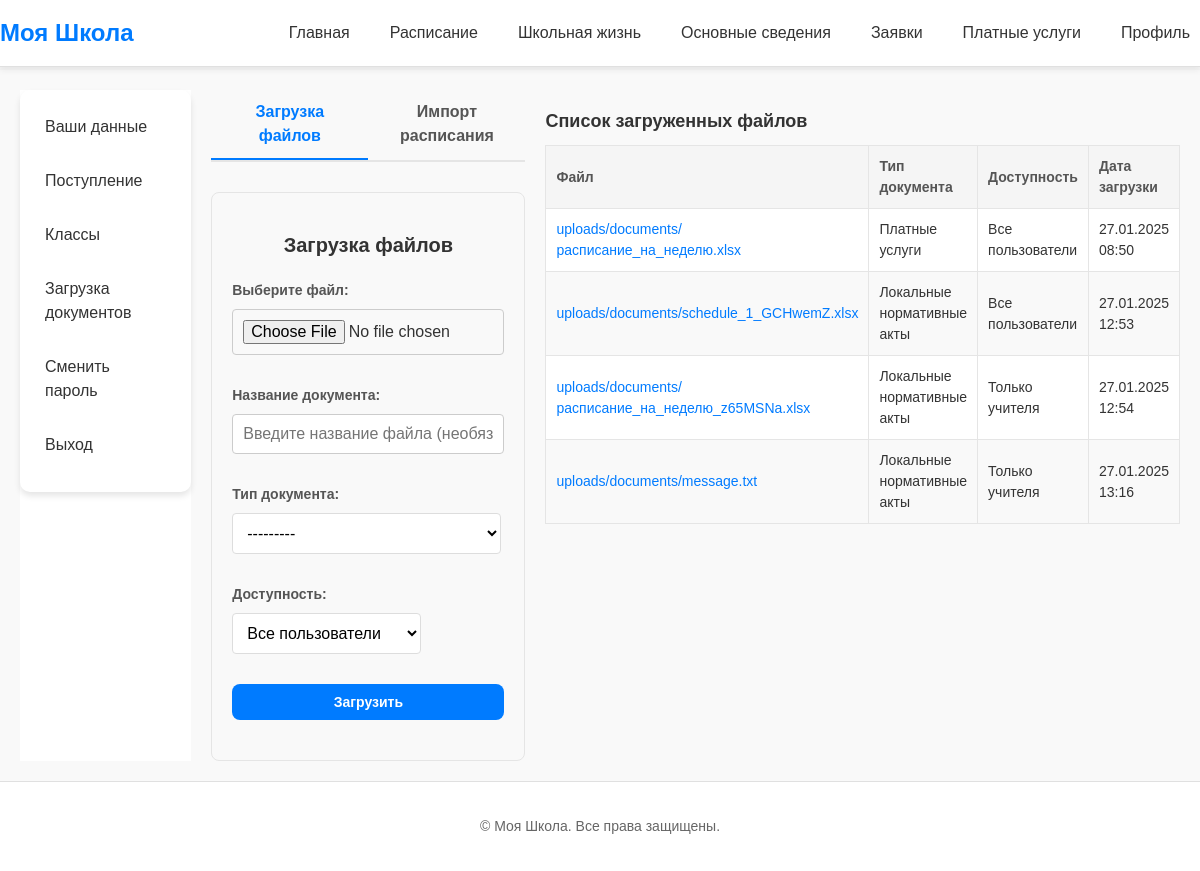
Screenshot of /profile/files/ (signed in) with the database file from the repository.
### school/models.py (models this page shows, shortened)
class UploadedFile(models.Model):
    CATEGORY_CHOICES = [
        ('local_regulations', 'Локальные нормативные акты'),
        ('paid_service', 'Платные услуги'),
    ]
    ACCESS_CHOICES = [
        ('all', 'Все пользователи'),
        ('students', 'Только студенты'),
        ('teachers', 'Только учителя'),
        ('management', 'Только руководство'),
    ]
    user = models.ForeignKey(User, on_delete=models.CASCADE, related_name="uploaded_files")
    name_file = models.CharField(max_length=50, verbose_name='Наименование', null=True)
    file = models.FileField(upload_to="uploads/documents/")
    file_type = models.CharField(max_length=50, choices=CATEGORY_CHOICES, verbose_name='Категория документа', null=True)
    access_level = models.CharField(max_length=15, choices=ACCESS_CHOICES, verbose_name='Доступ', default='all')
    uploaded_at = models.DateTimeField(auto_now_add=True)
    activities = models.ManyToManyField(
        'AdditionalActivity',
        blank=True,
        related_name="associated_files",
        verbose_name="Платные услуги"
    )
    apply_to_all_services = models.BooleanField(
        default=False,
        verbose_name="Применить ко всем платным услугам"
    )

### school/views.py (the view, shortened to what this page needs)
# urls.py: path('profile/files/', views.unified_view, name='director_file'),
@login_required
def unified_view(request):
    active_tab = request.POST.get('tab', 'upload-tab')
    role = access_role(request)[1]
    file_form = FileUploadForm()
    schedule_form = ExcelUploadForm()
    activities = AdditionalActivity.objects.all()
    files = UploadedFile.objects.all()
    return render(request, 'profile/upload_files.html', {
        'active_tab': active_tab,
        'file_form': file_form,
        'schedule_form': schedule_form,
        'activities': activities,
        'files': files,
        'role': role
    })

### school/forms.py (shortened to what this page needs)
class FileUploadForm(forms.ModelForm):
    activity = forms.ModelChoiceField(
        queryset=AdditionalActivity.objects.all(),
        required=False,
        label="Услуга (необязательно)"
    )
    name_file = forms.CharField(
        required=False,
        label="Название документа",
        widget=forms.TextInput(attrs={'class': 'form-control', 'placeholder': 'Введите название файла (необязательно)'})
    )
    class Meta:
        model = UploadedFile
        fields = ['file', 'name_file', 'file_type', 'access_level']
        widgets = {
            'file': forms.FileInput(attrs={'class': 'form-control'}),
            'file_type': forms.Select(attrs={'class': 'form-control'}),
            'access_level': forms.Select(attrs={'class': 'form-control'}),
        }

class ExcelUploadForm(forms.Form):
    excel_file = forms.FileField(required=True)

### school/views.py (called while the page is built)
def access_role(request):
    if request.user.groups.filter(name='Teachers').exists():
        profile = Teacher.objects.get(user=request.user)
        role = 'Teacher'
    elif request.user.groups.filter(name='Directors').exists():
        profile = Teacher.objects.get(user=request.user)
        role = 'Director'
    elif request.user.groups.filter(name='Managements').exists():
        profile = Teacher.objects.get(user=request.user)
        role = 'Management'
    elif request.user.groups.filter(name='Students').exists():
        profile = Student.objects.get(user=request.user)
        role = 'Student'
    else:
        profile = AdmissionRequest.objects.get(user=request.user)
        role = 'Guest'
    return profile, role

### templates/profile/upload_files.html (shortened to what this page needs)
{% extends 'index.html' %}
{% load static %}
{% block extra_css %}
    <link rel="stylesheet" href="{% static 'css/profile.css' %}">
{% endblock %}
{% block content %}
    <div class="profile-container">
        {% include 'profile/profile_menu.html' %}
        <div class="div">
            <div class="file-upload-tabs">
                <ul class="tabs">
                    <li class="tab-link active" data-tab="upload-tab">Загрузка файлов</li>
                    <li class="tab-link" data-tab="schedule-tab">Импорт расписания</li>
                </ul>
                <div id="upload-tab" class="tab-content active">
                    <div class="file-upload-container">
                        <h2 class="upload-title">Загрузка файлов</h2>
                        <form method="post" enctype="multipart/form-data" class="upload-form">
                            <div class="form-group">
                                <label for="id_file" class="form-label">Выберите файл:</label>
                                {{ file_form.file }}
                            </div>
                            <div class="form-group">
                                <label for="id_name_file" class="form-label">Название документа:</label>
                                {{ file_form.name_file }}
                            </div>
                            <div class="form-group">
                                <label for="id_file_type" class="form-label">Тип документа:</label>
                                {{ file_form.file_type }}
                            </div>
                            <div class="form-group">
                                <label for="id_access_level" class="form-label">Доступность:</label>
                                {{ file_form.access_level }}
                            </div>
                            <button type="submit" class="upload-btn">Загрузить</button>
                        </form>
                    </div>
                </div>
            </div>
        </div>
        <div class="uploaded-files-container">
            <h3 class="files-title">Список загруженных файлов</h3>
            <table class="files-table">
                <thead>
                <tr>
                    <th>Файл</th>
                    <th>Тип документа</th>
                    <th>Доступность</th>
                    <th>Дата загрузки</th>
                </tr>
                </thead>
                <tbody>
                {% for file in files %}
                    <tr>
                        <td>
                            <a href="{% url 'download_file' file.id %}" class="file-link" target="_blank">
                                {{ file.file.name }}
                            </a>
                        </td>
                        <td>{{ file.get_file_type_display }}</td>
                        <td>{{ file.get_access_level_display }}</td>
                        <td>{{ file.uploaded_at|date:"d.m.Y H:i" }}</td>
                    </tr>
                {% empty %}
                    <tr>
                        <td colspan="4" class="no-files">Файлы ещё не загружены.</td>
                    </tr>
                {% endfor %}
                </tbody>
            </table>
        </div>
    </div>
{% endblock %}

### static/css/styles.css (style rules this page uses)
body { display: flex; flex-direction: column; min-height: 100vh; margin: 0; font-family: 'Arial', sans-serif; font-size: 16px; line-height: 1.5; color: #333; background-color: #f4f4f4; }
h2 { font-size: 1.2rem; margin-bottom: 5px; text-align: center; color: #555; }
body { padding-top: 70px; }

### static/css/profile.css (style rules this page uses)
.profile-container { display: flex; gap: 20px; padding: 20px; background-color: #f9f9f9; font-family: 'Arial', sans-serif; }
.form-group { margin-bottom: 20px; }
.form-group label { display: block; font-size: 14px; color: #555; margin-bottom: 8px; }
.form-group input { width: 100%; padding: 10px; border: 1px solid #ccc; border-radius: 4px; font-size: 16px; box-sizing: border-box; transition: all 0.3s; }
.upload-form { margin-bottom: 20px; }
table { width: 100%; border-collapse: collapse; margin-top: 10px; }
table th, table td { border: 1px solid #ddd; padding: 12px; text-align: center; }
table th { background-color: #f4f4f4; color: #333; font-weight: bold; }
table tr:nth-child(even) { background-color: #f9f9f9; }
table a { color: #3498db; text-decoration: none; }
ul { list-style: none; padding: 0; }
form { margin-top: 20px; display: flex; flex-direction: column; gap: 15px; }
label { font-size: 16px; color: #333; font-weight: bold; }
select { padding: 10px; font-size: 16px; border: 1px solid #ddd; border-radius: 4px; background-color: #fff; cursor: pointer; }
.div { gap: 20px; }
.tabs { display: flex; list-style: none; padding: 0; margin: 0 0 15px 0; border-bottom: 2px solid #e5e5e5; }
.tab-link { flex: 1; text-align: center; padding: 10px 15px; cursor: pointer; font-weight: bold; color: #555; border-bottom: 2px solid transparent; transition: color 0.3s, border-bottom 0.3s; }
.tab-link.active { color: #007bff; border-bottom: 2px solid #007bff; }
.tab-content { display: none; margin-top: 20px; padding-top: 10px; }
.tab-content.active { display: flex; gap: 20px; }
.file-upload-container, .schedule-upload-container { flex: 1; background: #f9f9f9; padding: 20px; border: 1px solid #e5e5e5; border-radius: 8px; }
.upload-title { font-size: 20px; margin-bottom: 15px; color: #333; }
.uploaded-files-container { flex: 2; }
.files-title { font-size: 18px; margin-bottom: 10px; color: #333; }
.files-table { width: 100%; border-collapse: collapse; background: #fff; border: 1px solid #e5e5e5; }
.files-table th, .files-table td { padding: 10px; text-align: left; font-size: 14px; border: 1px solid #e5e5e5; }
.files-table th { background: #f5f5f5; font-weight: bold; color: #555; }
.files-table .file-link { color: #007bff; text-decoration: none; transition: color 0.3s; }
.form-group { margin-bottom: 15px; }
.form-label { display: block; font-weight: bold; margin-bottom: 5px; color: #555; }
.upload-btn, .export-btn { display: inline-block; padding: 10px 20px; background: #007bff; color: #fff; font-size: 14px; font-weight: bold; border: none; border-radius: 8px; cursor: pointer; transition: background 0.3s; }

### rows the page displays
UploadedFile: file.name "uploads/documents/расписание_на_неделю.xlsx", file_type "Платные услуги", access_level "Все пользователи", uploaded_at "27.01.2025 08:50"
UploadedFile: file.name "uploads/documents/schedule_1_GCHwemZ.xlsx", file_type "Локальные нормативные акты", access_level "Все пользователи", uploaded_at "27.01.2025 12:53"
UploadedFile: file.name "uploads/documents/расписание_на_неделю_z65MSNa.xlsx", file_type "Локальные нормативные акты", access_level "Только учителя", uploaded_at "27.01.2025 12:54"
UploadedFile: file.name "uploads/documents/message.txt", file_type "Локальные нормативные акты", access_level "Только учителя", uploaded_at "27.01.2025 13:16"
